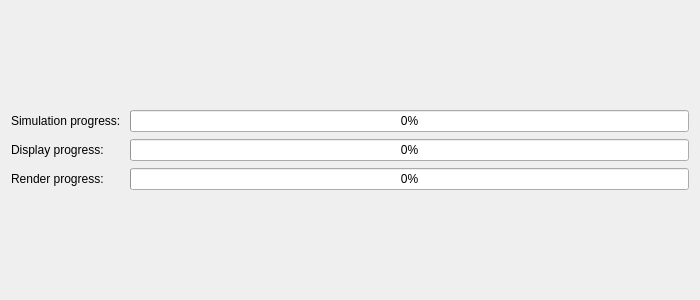
<?xml version="1.0" encoding="UTF-8"?>
<ui version="4.0">
 <class>RenderStatus</class>
 <widget class="QDialog" name="RenderStatus">
  <property name="geometry">
   <rect>
    <x>0</x>
    <y>0</y>
    <width>700</width>
    <height>300</height>
   </rect>
  </property>
  <property name="windowTitle">
   <string>Render</string>
  </property>
  <layout class="QVBoxLayout" name="verticalLayout">
   <item>
    <layout class="QGridLayout" name="gridLayout" columnstretch="0,0">
     <property name="topMargin">
      <number>0</number>
     </property>
     <property name="verticalSpacing">
      <number>7</number>
     </property>
     <item row="0" column="0">
      <widget class="QLabel" name="simLab">
       <property name="text">
        <string>Simulation progress: </string>
       </property>
      </widget>
     </item>
     <item row="1" column="0">
      <widget class="QLabel" name="displayLab">
       <property name="text">
        <string>Display progress: </string>
       </property>
      </widget>
     </item>
     <item row="2" column="0">
      <widget class="QLabel" name="renderLab">
       <property name="text">
        <string>Render progress: </string>
       </property>
      </widget>
     </item>
     <item row="0" column="1">
      <widget class="QProgressBar" name="simProgress">
       <property name="value">
        <number>0</number>
       </property>
       <property name="orientation">
        <enum>Qt::Horizontal</enum>
       </property>
      </widget>
     </item>
     <item row="1" column="1">
      <widget class="QProgressBar" name="displayProgress">
       <property name="value">
        <number>0</number>
       </property>
      </widget>
     </item>
     <item row="2" column="1">
      <widget class="QProgressBar" name="renderProgress">
       <property name="value">
        <number>0</number>
       </property>
      </widget>
     </item>
    </layout>
   </item>
  </layout>
 </widget>
 <resources/>
 <connections/>
</ui>
